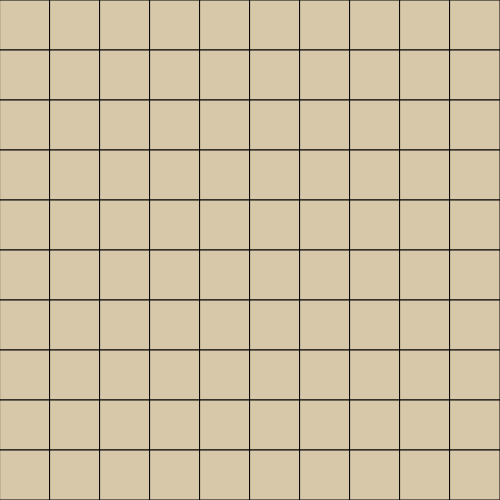
Frame 1 (no input)
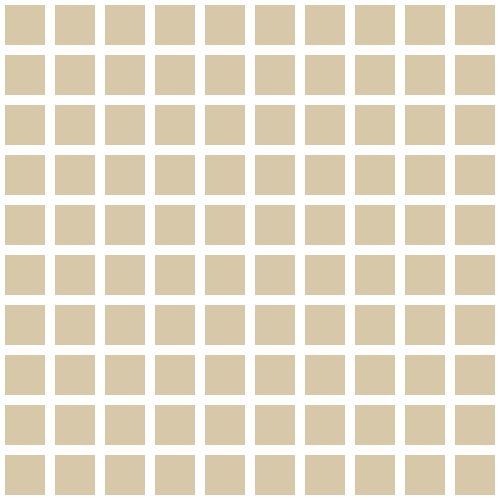
Frame 2 (the mouse pressed at the canvas centre, redrawn once)

The p5.js sketch that drew these frames (run headless with seeded random() and noise() and a simulated clock; the mouse was pressed at the canvas centre and the sketch redrawn once):

// p5.js sketch
// ── sketch.js
//The code example was written by Stavros Didakis
//for the needs of the P5.js workshop
//OFCourse, Thursday 5 July 2018 - Sunday 8 July 2018
//Shanghai, China

//01_For-Loop

//Define the variable for the size of shape (and loop step)
let size = 50;

function setup() {
  createCanvas(500, 500);
  noLoop();
}

function draw() {
  background(255, 0, 0);
  fill(215, 200, 170);
  //For-loop that will create 10 shapes on the window
  for (let x=0; x < width; x+=size) {
    for (let y=0; y < height; y+=size) {
    //x position is adjusted by the variable x (+1 on each loop)
    //Thus, x goes from 0 to 10. Multiplying by 50 it will create this sequence:
    //0, 50, 100, 150, 200, 250, 300, 350, 400, 450
    rect(x, y, size, size);
  }

    //rect(x, height/2 - size/2, size, size);
    //rect(x, height-size, size, size);
  }

  stroke(255);
  strokeWeight(10);
  //line(0, 250, 500, 250);
}
